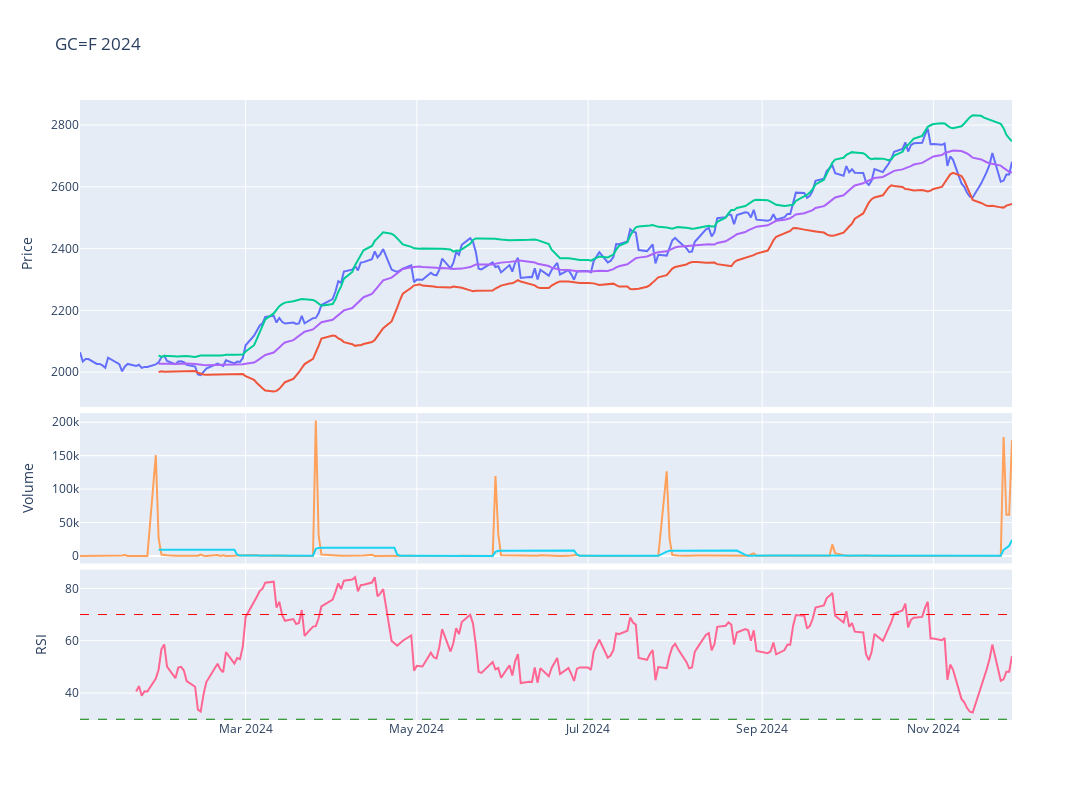

Notebook cell for this chart:
### Code cell
# Plot the adjusted close price
fig = make_subplots(rows=4, cols=1,shared_xaxes=True,vertical_spacing=0.01,specs=[[{'rowspan':2,'colspan':1}],[None],[{'rowspan':1,'colspan':1}],[{'rowspan':1,'colspan':1}]])

# Graph (1,1)
fig.add_trace(go.Scatter(x=stock_ticker['Adj Close'].loc[year].index,y=stock_ticker['Adj Close'].loc[year],mode="lines",name=f'{ticker}'),row=1,col=1)
fig.add_trace(go.Scatter(x=stock_ticker['BB_Lower'].loc[year].index,y=stock_ticker['BB_Lower'].loc[year],mode="lines",name='BB_Lower'),row=1,col=1)
fig.add_trace(go.Scatter(x=stock_ticker['BB_Upper'].loc[year].index,y=stock_ticker['BB_Upper'].loc[year],mode="lines",name='BB_Upper'),row=1,col=1)
fig.add_trace(go.Scatter(x=stock_ticker['MMA20'].loc[year].index,y=stock_ticker['MMA20'].loc[year],mode="lines",name='MMA20'),row=1,col=1)
# Update xaxis properties
fig.update_yaxes(title_text="Price", row=1, col=1)

# Graph (3,1)
fig.add_trace(go.Scatter(x=stock_ticker['Volume'].loc[year].index,y=stock_ticker['Volume'].loc[year],mode="lines",name='Volume'),row=3, col=1)
fig.add_trace(go.Scatter(x=stock_ticker['Volume'].loc[year].index,y=stock_ticker['Volume'].loc[year].rolling(20).mean(),mode="lines",name='MMA20'),row=3,col=1)
fig.update_yaxes(title_text="Volume", row=3, col=1)

# Graph (4,1)
fig.add_trace(go.Scatter(x=stock_ticker['RSI'].loc[year].index,y=stock_ticker['RSI'].loc[year],mode="lines",name='RSI'),row=4, col=1)
fig.add_hline(y=30, line_width=1, line_dash="dash", line_color="green",row=4,col=1)
fig.add_hline(y=70, line_width=1, line_dash="dash", line_color="red",row=4,col=1)
fig.update_yaxes(title_text="RSI", row=4, col=1)

fig.update_layout(height=800, width=1300,showlegend=False,title=f"{ticker} {year}")

fig.show()

### Figure 1 — Plotly figure (JSON) as saved in the notebook; plotly's stock layout.template omitted (floating-point values rounded to 4 significant figures; data arrays with more than 128 entries replaced by an {"elided": "..."} marker saying what was removed)
{"data": [{"mode": "lines", "name": "GC=F", "type": "scatter", "x": {"elided": "232 str values"}, "xaxis": "x", "y": {"elided": "232 float values"}, "yaxis": "y"}, {"mode": "lines", "name": "BB_Lower", "type": "scatter", "x": {"elided": "232 str values"}, "xaxis": "x", "y": {"elided": "232 float values"}, "yaxis": "y"}, {"mode": "lines", "name": "BB_Upper", "type": "scatter", "x": {"elided": "232 str values"}, "xaxis": "x", "y": {"elided": "232 float values"}, "yaxis": "y"}, {"mode": "lines", "name": "MMA20", "type": "scatter", "x": {"elided": "232 str values"}, "xaxis": "x", "y": {"elided": "232 float values"}, "yaxis": "y"}, {"mode": "lines", "name": "Volume", "type": "scatter", "x": {"elided": "232 str values"}, "xaxis": "x2", "y": {"elided": "232 int values"}, "yaxis": "y2"}, {"mode": "lines", "name": "MMA20", "type": "scatter", "x": {"elided": "232 str values"}, "xaxis": "x2", "y": {"elided": "232 float values"}, "yaxis": "y2"}, {"mode": "lines", "name": "RSI", "type": "scatter", "x": {"elided": "232 str values"}, "xaxis": "x3", "y": {"elided": "232 float values"}, "yaxis": "y3"}], "layout": {"height": 800, "shapes": [{"line": {"color": "green", "dash": "dash", "width": 1}, "type": "line", "x0": 0, "x1": 1, "xref": "x3 domain", "y0": 30, "y1": 30, "yref": "y3"}, {"line": {"color": "red", "dash": "dash", "width": 1}, "type": "line", "x0": 0, "x1": 1, "xref": "x3 domain", "y0": 70, "y1": 70, "yref": "y3"}], "showlegend": false, "title": {"text": "GC=F 2024"}, "width": 1300, "xaxis": {"anchor": "y", "domain": [0, 1], "matches": "x3", "showticklabels": false}, "xaxis2": {"anchor": "y2", "domain": [0, 1], "matches": "x3", "showticklabels": false}, "xaxis3": {"anchor": "y3", "domain": [0, 1]}, "yaxis": {"anchor": "x", "domain": [0.505, 1], "title": {"text": "Price"}}, "yaxis2": {"anchor": "x2", "domain": [0.2525, 0.495], "title": {"text": "Volume"}}, "yaxis3": {"anchor": "x3", "domain": [0, 0.2425], "title": {"text": "RSI"}}}}
